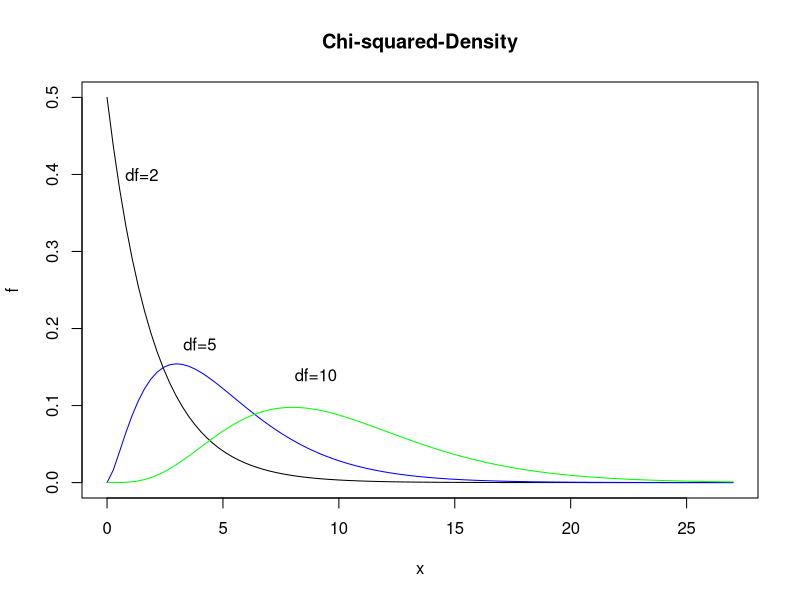

Recreate this plot in R.
# 제6장 신뢰구간(Confidence Intervals)


# R 예제: 모분산을 아는 경우의 모평균의 신뢰구간

library(MASS)
height <- na.omit(survey$Height) # survey$Height내의 NA값 제거한 것을 height라는 변수에 저장
n = length(height) # height 데이터 개수
sigma = 9.48 # 표본표준편차
se = sigma/sqrt(n); se # 표준오차
E=qnorm(.975)*se; E # 신뢰 계수
sample.mean = mean(height) # 표본평균 
sample.mean+c(-E,E) # 신뢰구간

install.packages("TeachingDemos") # 패키지 "TeachingDemos" 설치
library("TeachingDemos")
z.test(height, sd=sigma) # z 테스트


# R 예제: 모분산을 모르는 경우의 모평균의 신뢰구간

library(MASS) 
height = na.omit(survey$Height)
n = length(height) 
sd = sd(height) # 표본표준편차
se = sd/sqrt(n); se # 표본오차
E = qt(.975, df=n-1)*se; E # margin of error 

sample.mean = mean(height) # 표본평균
sample.mean+c(-E,E) # 신뢰구간

t.test(height) # t 테스트


# R 예제: 카이제곱 분포

plot(function(x) dchisq(x, df = 2), 0, 27, ylim = c(0, 0.5),main="Chi-squared-Density",ylab="f") # 자유도 2인 카이제곱 분포
plot(function(x) dchisq(x, df = 5), 0, 27, col="blue",add=TRUE) # 자유도 5인 카이제곱 분포
plot(function(x) dchisq(x, df = 10), 0, 27, col="green",add=TRUE) # 자유도 10인 카이제곱 분포
text(1.5,0.4,"df=2");text(4,0.18,"df=5");text(9,0.14,"df=10") # 원하는 위치에 텍스트 삽입


# R 예제: 모분산 신뢰구간-1

X1 <- rnorm(50, mean = 0, sd = 2) # 평균 0, 표준편차 2인 정규 분포를 따르는 확률변수 X1 랜덤 샘플링 50개
X2 <- rnorm(30, mean = 1, sd = 1) # 평균 1, 표준편차 1인 정규 분포를 따르는 확률변수 X1 랜덤 샘플링 30개
var.test(X1,X2) # X1과 X2가 같은 분산을 갖는가?

# R 예제: 모분산 신뢰구간-2

sigma.X1 <- sd(X1); sigma.X2 <- sd(X2) # X1,X2의 표본표준편차
n.X1 <- length(X1); n.X2 <- length(X2) # 표본크기
F0 <- sigma.X1^2/sigma.X2^2; F0 # F0값
a <- .05 # alpha 값
f.rhalf_a <- qf(1-a/2,n.X2-1,n.X1-1) # 신뢰계수
f.lhalf_a <- qf(a/2,n.X2-1,n.X1-1) # 신뢰계수
CI0 <- c(f.lhalf_a,f.rhalf_a) # 신뢰계수
CI <- F0*CI0; CI # 신뢰구간
pvalue <- 2*(1-pf(F0,n.X1-1,n.X2-1)); pvalue # p값

# R 예제: 모비율 신뢰구간 - 1

library(MASS)
gender = na.omit(survey$Sex)
n = length(gender) # gender 데이터 개수
n.Female = sum(gender == "Female") # gender 데이터 중 Female 값인 데이터의 개수
pbar = n.Female/n; pbar # 표본비율
se = sqrt(pbar*(1-pbar)/n); se # 표준오차
E = qnorm(.975)*se; E # margin of error 
pbar+c(-E,E) # 신뢰구간
size=0.25/se^2

# R 예제: 모비율 신뢰구간 - 2

prop.test(n.Female, n)

binom.test(n.Female, n)
